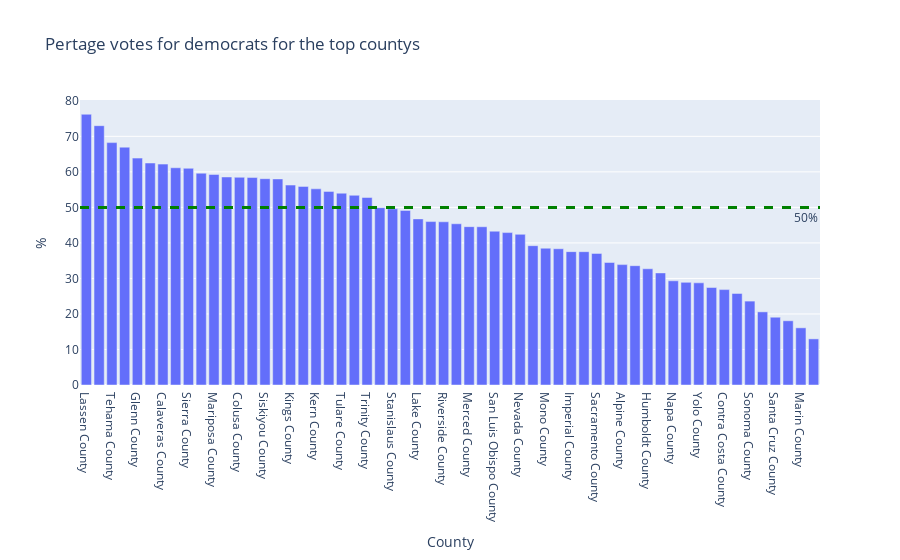

Source (notebook cell):
### Code cell
fig = px.bar(top_countys.reset_index(),x="county_name", y="Democrats",
             title="Pertage votes for democrats for the top countys", 
             labels={"Democrats": "%",
                    "county_name": "County"
                    }
                     )
fig.add_hline(y=50, line_width=3, line_dash="dash", line_color="green",
              annotation_text="50%", 
              annotation_position="bottom right")
fig

### Figure 1 — Plotly figure (JSON) as saved in the notebook; plotly's stock layout.template omitted (floating-point values rounded to 4 significant figures)
{"data": [{"alignmentgroup": "True", "hovertemplate": "County=%{x}<br>%=%{y}<extra></extra>", "legendgroup": "", "marker": {"color": "#636efa", "pattern": {"shape": ""}}, "name": "", "offsetgroup": "", "orientation": "v", "showlegend": false, "textposition": "auto", "type": "bar", "x": ["Lassen County", "Modoc County", "Tehama County", "Shasta County", "Glenn County", "Amador County", "Calaveras County", "Yuba County", "Sierra County", "Tuolumne County", "Mariposa County", "Plumas County", "Colusa County", "Sutter County", "Siskiyou County", "Del Norte County", "Kings County", "Madera County", "Kern County", "El Dorado County", "Tulare County", "Placer County", "Trinity County", "Inyo County", "Stanislaus County", "Butte County", "Lake County", "Fresno County", "Riverside County", "Orange County", "Merced County", "San Bernardino County", "San Luis Obispo County", "San Joaquin County", "Nevada County", "Ventura County", "Mono County", "San Diego County", "Imperial County", "San Benito County", "Sacramento County", "Solano County", "Alpine County", "Santa Barbara County", "Humboldt County", "Mendocino County", "Napa County", "Monterey County", "Yolo County", "Los Angeles County", "Contra Costa County", "Santa Clara County", "Sonoma County", "San Mateo County", "Santa Cruz County", "Alameda County", "Marin County", "San Francisco County"], "xaxis": "x", "y": [76.22, 73.0, 68.23, 66.96, 63.87, 62.49, 62.18, 61.15, 61.0, 59.63, 59.27, 58.56, 58.47, 58.39, 58.08, 58.01, 56.28, 55.91, 55.22, 54.5, 53.99, 53.4, 52.79, 49.92, 49.6, 49.14, 46.76, 46.01, 45.94, 45.39, 44.57, 44.55, 43.3, 42.91, 42.41, 39.22, 38.51, 38.35, 37.55, 37.53, 37.05, 34.49, 33.89, 33.59, 32.72, 31.55, 29.33, 28.89, 28.76, 27.44, 26.86, 25.78, 23.62, 20.59, 19.08, 18.08, 16.1, 12.98], "yaxis": "y"}], "layout": {"annotations": [{"showarrow": false, "text": "50%", "x": 1, "xanchor": "right", "xref": "x domain", "y": 50, "yanchor": "top", "yref": "y"}], "barmode": "relative", "legend": {"tracegroupgap": 0}, "shapes": [{"line": {"color": "green", "dash": "dash", "width": 3}, "type": "line", "x0": 0, "x1": 1, "xref": "x domain", "y0": 50, "y1": 50, "yref": "y"}], "title": {"text": "Pertage votes for democrats for the top countys"}, "xaxis": {"anchor": "y", "domain": [0, 1], "title": {"text": "County"}}, "yaxis": {"anchor": "x", "domain": [0, 1], "title": {"text": "%"}}}}
